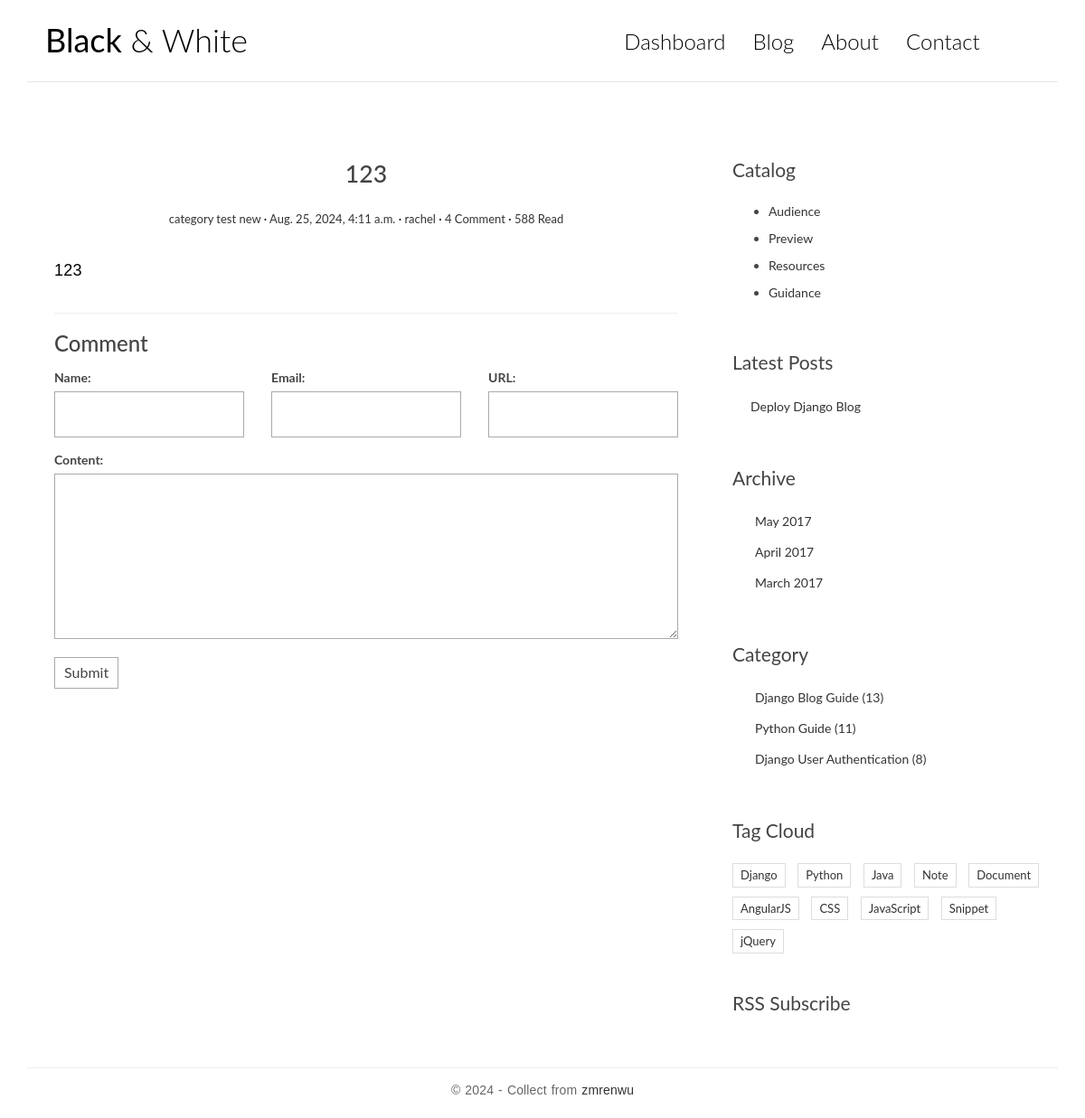
Page /post/3 on the earlier database version.
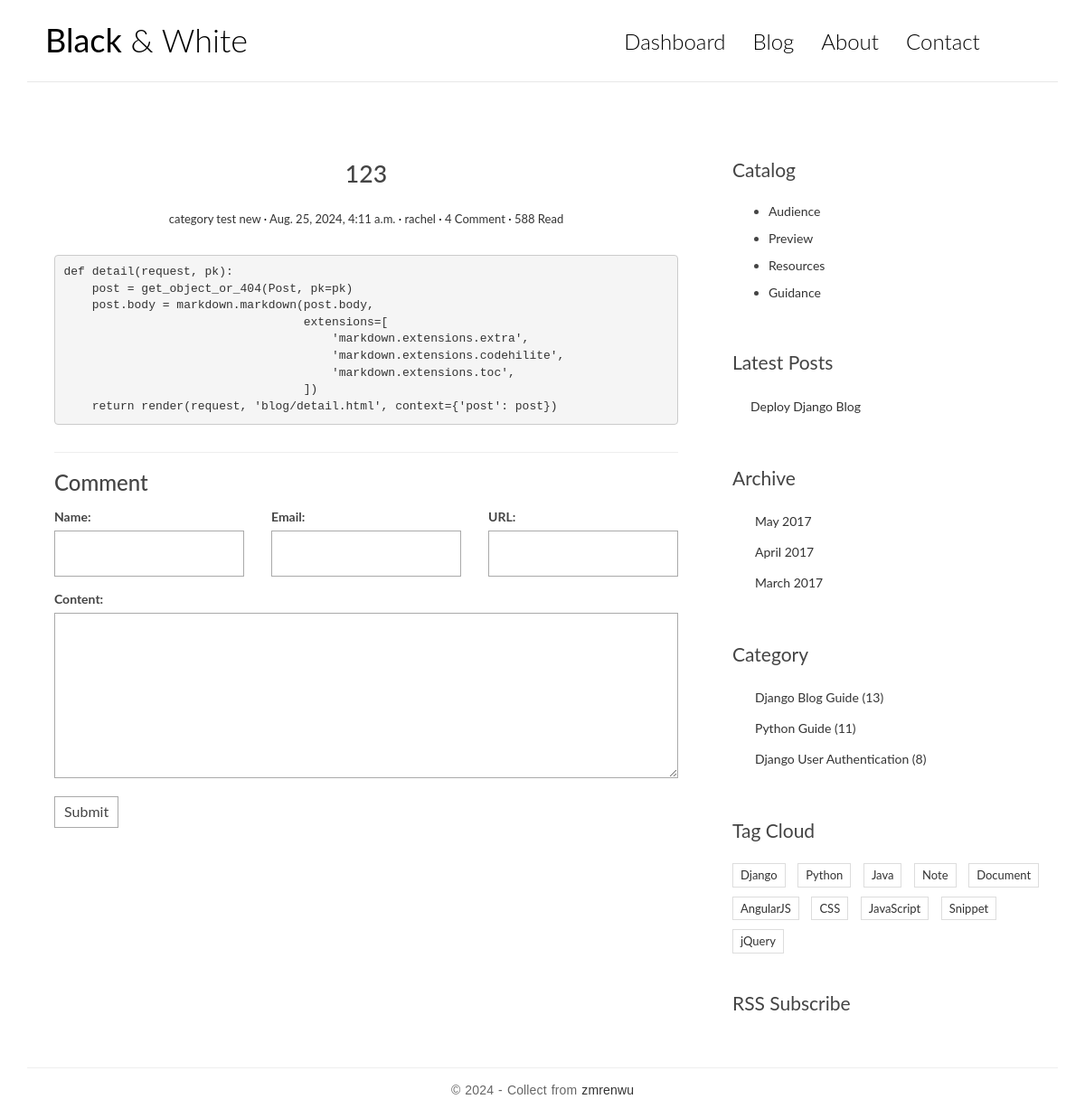
Same page on the later database version.
### blog/models.py (models this page shows, shortened)
class Post(models.Model):
    title = models.CharField(max_length=70)
    body = models.TextField()
    created_time = models.DateTimeField(default=timezone.now)
    modified_time = models.DateTimeField()
    excerpt = models.CharField(max_length=200, blank=True)
    category = models.ForeignKey(Category, on_delete=models.CASCADE)
    tags = models.ManyToManyField(Tag, blank=True)
    author = models.ForeignKey(User, on_delete=models.CASCADE)

class Category(models.Model):
    name = models.CharField(max_length=100)

### blog/views.py (the view)
# urls.py: path('post/<int:pk>', views.detail, name='detail'),
def detail(request, pk):
    post = get_object_or_404(Post, pk=pk)
    post.body = markdown.markdown(post.body,
                                  extensions=[
                                      'markdown.extensions.extra',
                                      'markdown.extensions.codehilite',
                                      'markdown.extensions.toc',
                                  ])
    return render(request, 'blog/detail.html', context={'post': post})

### templates/blog/detail.html (shortened to what this page needs)
{% extends 'base.html' %}
{% block main %}
  <article class="post post-{{ post.pk }}">
    <header class="entry-header">
      <h1 class="entry-title">{{ post.title }}</h1>
      <div class="entry-meta">
        <span class="post-category"><a href="#">{{ post.category.name }}</a></span>
        <span class="post-date"><a href="#"><time class="entry-date"
                                                  datetime="{{ post.created_time }}">{{ post.created_time }}</time></a></span>
        <span class="post-author"><a href="#">{{ post.author }}</a></span>
        <span class="comments-link"><a href="#">4 Comment</a></span>
        <span class="views-count"><a href="#">588 Read</a></span>
      </div>
    </header>
    <div class="entry-content clearfix">
      {{ post.body | safe }}
    </div>
  </article>
  <section class="comment-area" id="comment-area">
    <hr>
    <h3>Comment</h3>
    <form action="#" method="post" class="comment-form">
        <div class="row">
            <div class="col-md-4">
                <label for="id_name">Name: </label>
                <input type="text" id="id_name" name="name" required>
            </div>
            <div class="col-md-4">
                <label for="id_email">Email: </label>
                <input type="email" id="id_email" name="email" required>
            </div>
            <div class="col-md-4">
                <label for="id_url">URL: </label>
                <input type="text" id="id_url" name="url">
            </div>
            <div class="col-md-12">
                <label for="id_comment">Content: </label>
                <textarea name="comment" id="id_comment" required></textarea>
                <button type="submit" class="comment-btn">Submit</button>
            </div>
        </div>
    </form>
  </section>
{% endblock main %}
{% block toc %}
    <div class="widget widget-content">
        <h3 class="widget-title">Catalog</h3>
        <ul>
            <li>
                <a href="#">Audience</a>
            </li>
            <li>
                <a href="#">Preview</a>
            </li>
            <li>
                <a href="#">Resources</a>
            </li>
            <li>
                <a href="#">Guidance</a>
            </li>
        </ul>
    </div>
{% endblock toc %}

Differences in the rows shown:
changed Post "category test new": body "123" → "def detail(request, pk): post = get_object_or_404(Post, pk=pk) post.body = markdown.markdown(post.body, extensions=[ 'markdown.extensions.extra', 'markdown.extensions.codehilite', 'markdown.extensions.toc', ]) return render(request, 'blog/detail.html', context={'post': post})"
